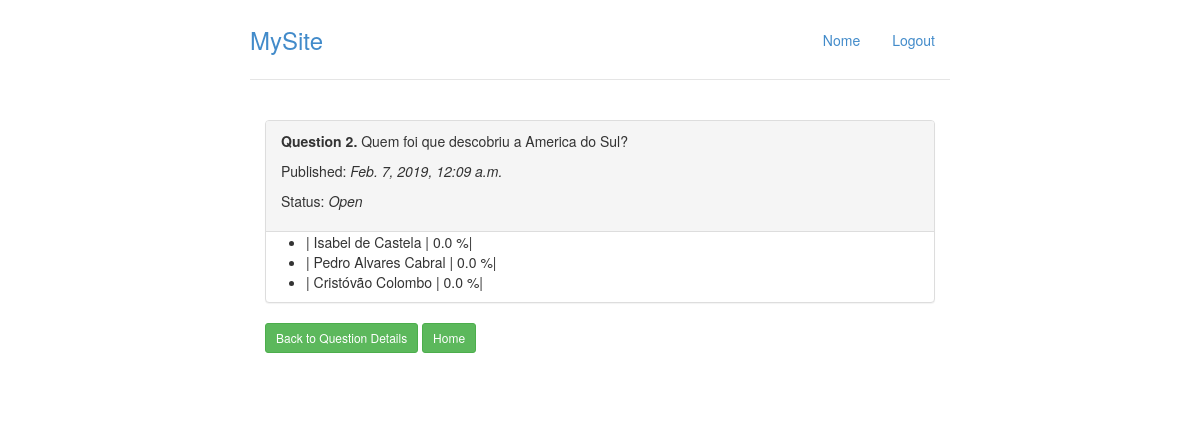
Screenshot of /question/2/results with the database file from the repository.
### pools/models.py (models this page shows, shortened)
class Question(models.Model):
    question_text = models.CharField(max_length=255)
    pub_date = models.DateTimeField(auto_now_add=True)
    closed = models.BooleanField(default=False)

class Choice(models.Model):
    question = models.ForeignKey('Question', on_delete=models.CASCADE, related_name='question_choices', default=None)
    choice_text = models.CharField(max_length=255)
    votes = models.IntegerField(default=0)
    def __str__(self):
        return self.choice_text

### pools/views.py (the view)
# urls.py: path('question/<int:question_id>/results', views.show_results, name='show_results'),
def show_results(request, question_id):
    question = Question.objects.get(id=question_id)
    choices = Choice.objects.filter(question=question_id)
    sum_votes = sum([choice.votes for choice in choices])
    if sum_votes > 0:
        results = [{'choice': choice, 'result': round(((choice.votes / float(sum_votes)) * 100.0), 2)} for choice in choices]
    else:
        results = [{'choice': choice, 'result': 0.0} for choice in choices]
    return render(request, 'results.html', {'question': question,
                                            'choices': choices,
                                            'results': results})

### pools/templates/results.html
{% extends "base.html" %}
{% block body %}
    <div class="col-lg-12">
        <div class="panel panel-default">
            <div class="panel-heading">
                <p><strong>Question {{ question.id }}.</strong>
                    {{ question.question_text }}
                </p>
                <p>Published: <em>{{ question.pub_date }}</em></p>
                <p>Status: <em>
                    {% if question.closed %}
                        Closed
                    {% else %}
                        Open
                    {% endif %}
                </em></p>
            </div>
            {% if choices %}
                <ul>
                    {% for result in results %}
                        <li>
                            {% for value in result.values %}
                                | {{ value }}
                            {% endfor %}
                            &#37|
                        </li>
                    {% endfor %}
                </ul>
            {% else %}
                <p>No choices found.</p>
            {% endif %}
        </div>
        <p>
            <a role="button" class="btn btn-success btn-sm"
                 href="{% url 'show_question' question.id %}">Back to Question Details</a>
             <a role="button" class="btn btn-success btn-sm" href="{% url 'index' %}">Home</a>
        </p>
    </div>
{% endblock %}

### pools/static/styles/main.css (style rules this page uses)
body { padding-top: 20px; padding-bottom: 20px; }

### rows the page displays
Question: id "2", question_text "Quem foi que descobriu a America do Sul?", pub_date "Feb. 7, 2019, 12:09 a.m."
Choice: choice_text "Isabel de Castela", values "0.0"
Choice: choice_text "Pedro Alvares Cabral", values "0.0"
Choice: choice_text "Cristóvão Colombo", values "0.0"
